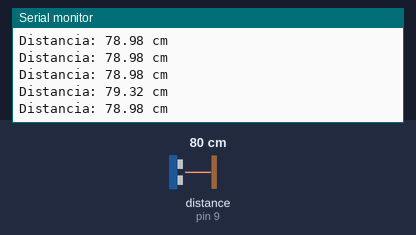
Recording of a sketch running on a simulated Arduino Uno, built with avr-gcc and run on an emulated ATmega328P. Parts: the last lines printed to the serial monitor. Wiring (inferred from the names in the program): ultrasonic range finder: trigger pin 6; echo pin 9. The test bench sets the inputs (shaded band); at power-on: distance to the obstacle (sensor on pin 9) 80 cm. The echo pulse lasts 58.3 µs per cm.

Above: at 1.2 s.
1.3 s: distance to the obstacle (sensor on pin 9) set to 2 cm
At 1.41 s:
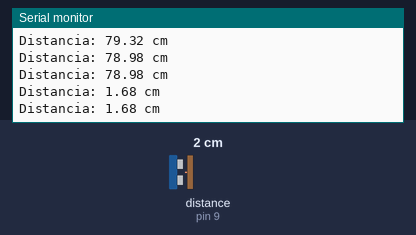
2.8 s: distance to the obstacle (sensor on pin 9) set to 4 cm
At 2.81 s:
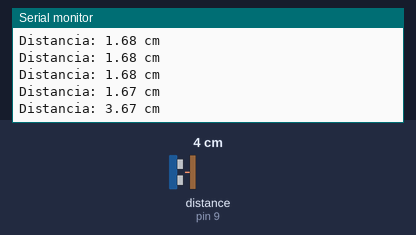
Timing chart, 0 to 5.8 s (numbered marks = the images above; inputs shaded):
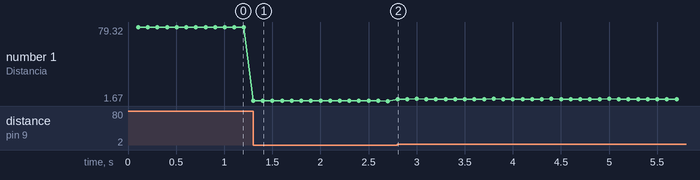

The sketch:

prueba_ultrasonico.ino
```cpp
//Al sensar un objeto dice por puesto serie la dsitancia a la que  esta.
#define TRIG_PIN 6
#define ECHO_PIN 9
#define INTERVAL 100
#define SOUND_SPEED 0.034

unsigned long lastMeasureTime = 0;


void setup() {

  pinMode(TRIG_PIN, OUTPUT);
  pinMode(ECHO_PIN, INPUT);


  Serial.begin(9600);
}


void loop() {

  if (millis() - lastMeasureTime >= INTERVAL) {

  lastMeasureTime = millis();

  float distance = medirDistancia();


  Serial.print("Distancia: ");
  Serial.print(distance);
  Serial.println(" cm");
  }
}


float medirDistancia() {
  // Enviar un pulso de 10 microsegundos en el pin TRIG
  digitalWrite(TRIG_PIN, LOW);
  delayMicroseconds(2);
  digitalWrite(TRIG_PIN, HIGH);
  delayMicroseconds(10);
  digitalWrite(TRIG_PIN, LOW);


  long duration = pulseIn(ECHO_PIN, HIGH);


  float distance = duration * SOUND_SPEED / 2;

  return distance;
}
```

Measured:
- after the input at 1.3 s, the serial monitor: prints a new line at once (image 1)
- after the input at 2.8 s, the serial monitor: prints a new line at once (image 2)
- plotted number 1: 78.98 → 1.67 after the input at 1.3 s, 1.67 → 3.66 after the input at 2.8 s
